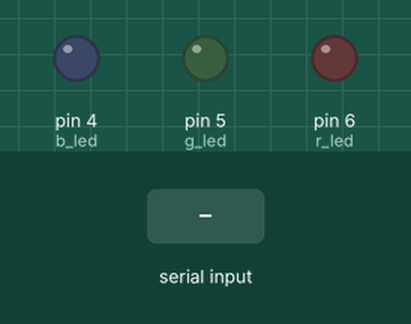
The sketch below on a simulated Arduino Uno, built with avr-gcc and run on an emulated ATmega328P. On the bench: output pins drawn as LEDs (lit = HIGH). The test bench sets the inputs (shaded band).

Above: at 1.2 s.
1.3 s: "R" received over Serial
At 2.5 s:
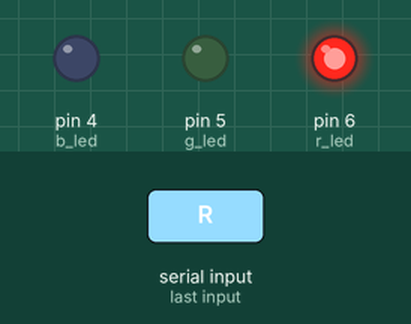
2.8 s: "G" received over Serial
At 3.6 s:
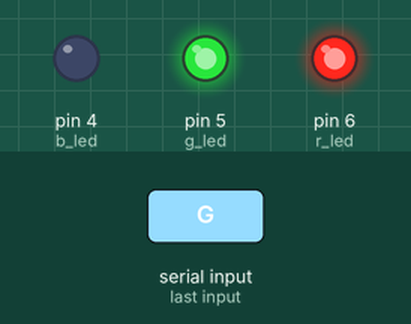
4.3 s: "B" received over Serial
At 4.8 s:
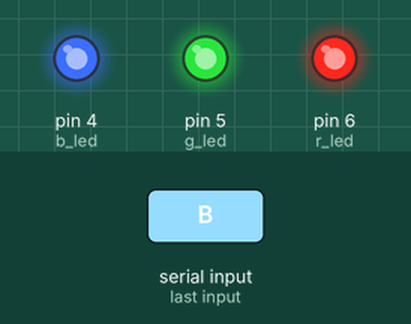
Timing chart, 0 to 7.3 s (numbered marks = the images above; inputs shaded):
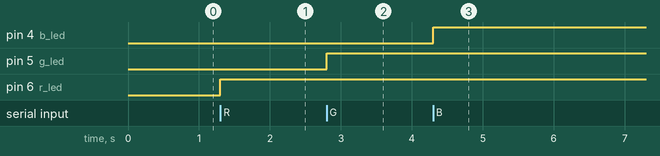

The sketch:

serial_read.ino
```cpp
/*
  Nome do programa: serial_read.ino
  Objetivo do programa: Acender um led de acordo com a letra digitada no monitor serial.
  Autor: Jonas Augusto Kunzler
  Data de criação: 15/07/2024
*/

#define r_led 6 //Definindo a porta
#define g_led 5 //Definindo a porta
#define b_led 4 //Definindo a porta

char option; //criando variável chamada opcao

void setup()
{
  pinMode(r_led, OUTPUT); //definindo a porta como saída
  pinMode(g_led, OUTPUT); //definindo a porta como porta é saída
  pinMode(b_led, OUTPUT); //definindo a porta como porta é saída

  Serial.begin (9600); //Mostrando no monitor o resultado
}

void loop()
{
 option = Serial.read(); //variável recebe a leitura do teclado

  if(option=='R') //Se usuário digitou R
    digitalWrite(r_led, HIGH); //Liga o led vermelho

  if(option=='G')//Se usuário digitou G
    digitalWrite(g_led, HIGH);//Liga o led verde

  if(option=='B')//Se usuário ficou R
    digitalWrite(b_led, HIGH);//Liga o led azul
}
```

Measured:
- after the input at 1.3 s, pin 6 (r_led): LOW → HIGH at once
- after the input at 2.8 s, pin 5 (g_led): LOW → HIGH at once
- after the input at 4.3 s, pin 4 (b_led): LOW → HIGH at once
